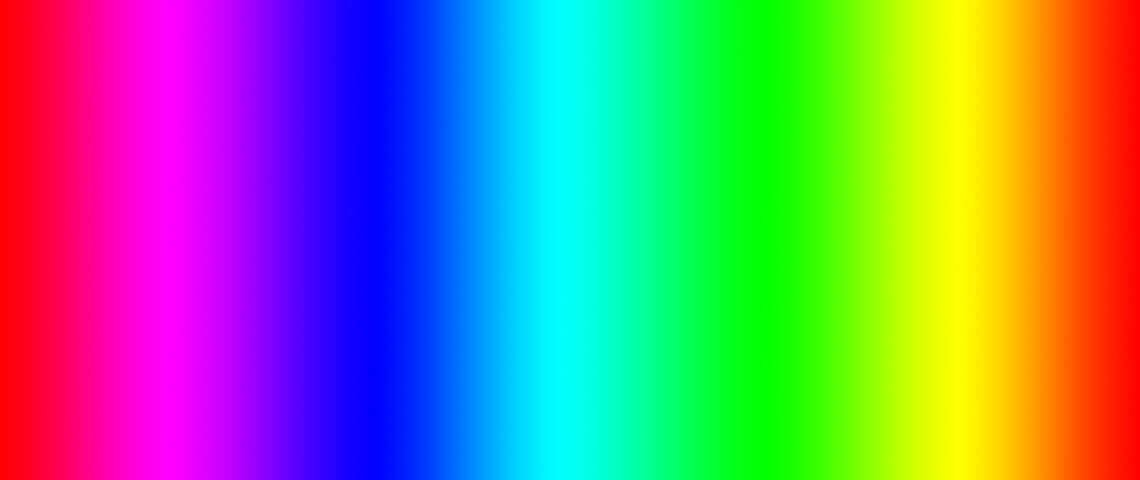
#> input picture All_ Images/gokkusagi.jpg, 1140 x 480 px, found by its file name
$ python Tresholding.py
#> lines starting #> are read from the running program, lines starting #| are printed output that depends on the picture; after the words box and inside, x2 and y2 are one past the last pixel; in counts of white or black regions, pixels touching at a corner belong together
import cv2
import numpy as np

img=cv2.imread("gokkusagi.jpg",0)
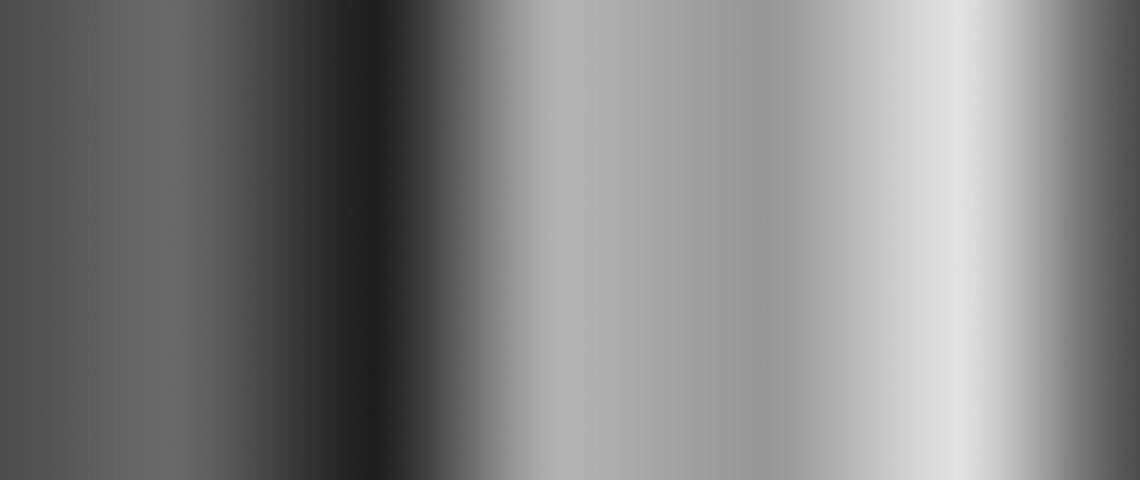
#> img: shape (480, 1140); min 29, max 226, mean 128.5
ret,tresh=cv2.threshold(img,200,255,cv2.THRESH_BINARY)# sınırı 150 olarak seçtik altında kalanları 0 a (siyah) döndürür üstte kalanlarida beyaza (255)
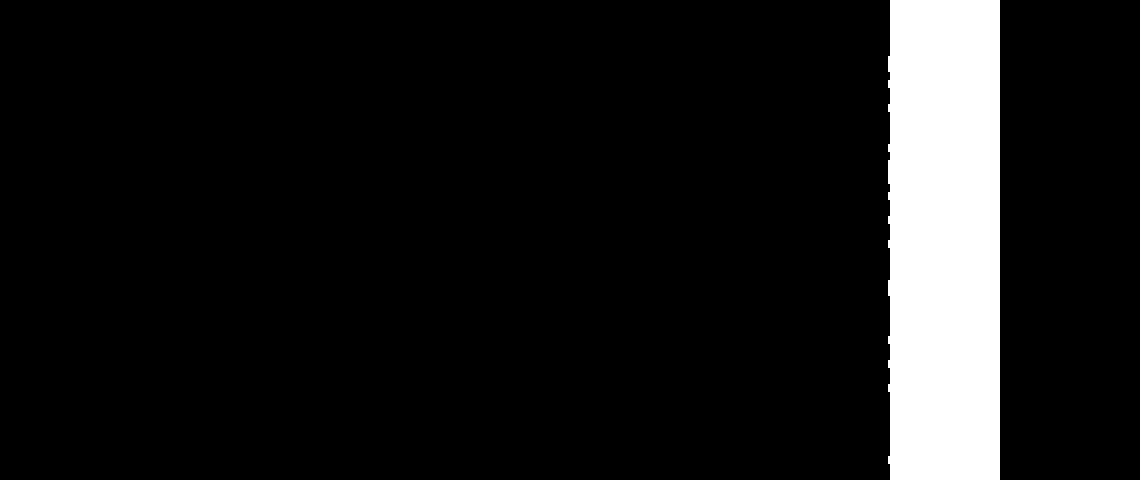
#> tresh: shape (480, 1140); 9.7% white; 1 white region, box (x1, y1, x2, y2) and area: (888, 0, 1000, 480) 53072
cv2.imshow("Win",img)
cv2.imshow("Tresh",tresh)
cv2.waitKey(0)
cv2.destroyAllWindows

$ run again, with All_ Images/gürültülübeyaz.jpg copied over All_ Images/gokkusagi.jpg
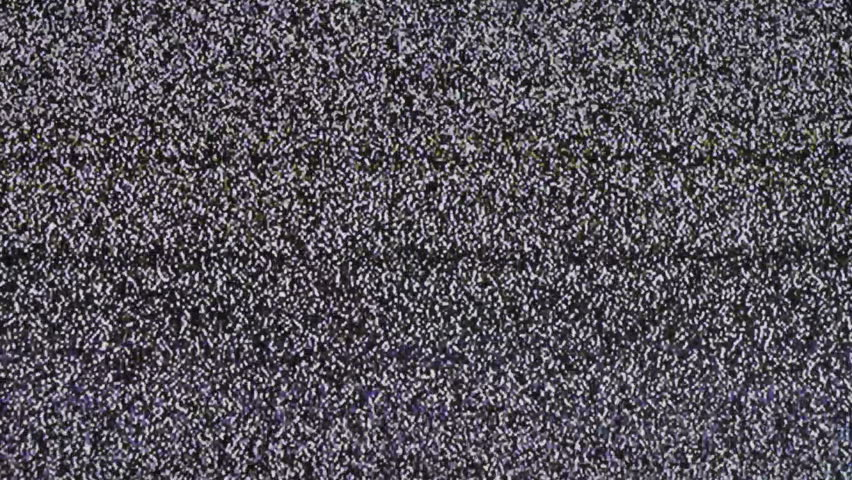
#> input picture All_ Images/gürültülübeyaz.jpg, 852 x 480 px, found by its file name
#> `ret,tresh=cv2.threshold(img,200,255,cv2.THRESH_BINARY)# sınırı 150 ola..`:
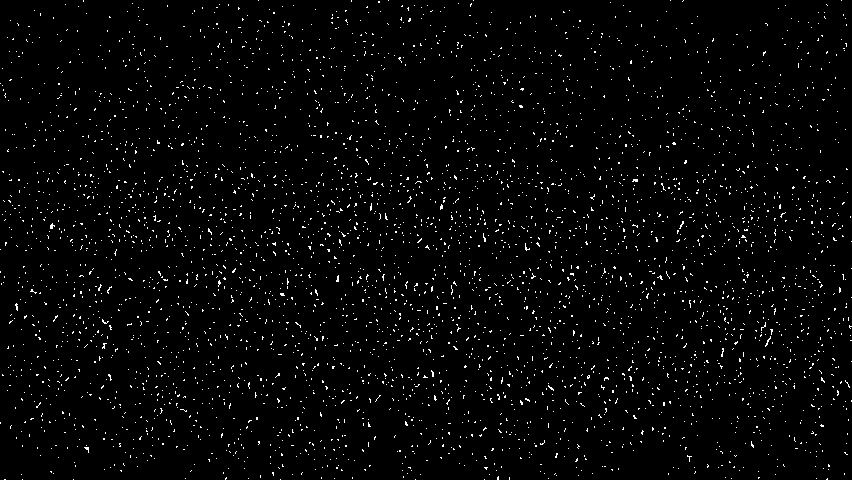
#> tresh: shape (480, 852); 2.3% white in thin lines or dots
